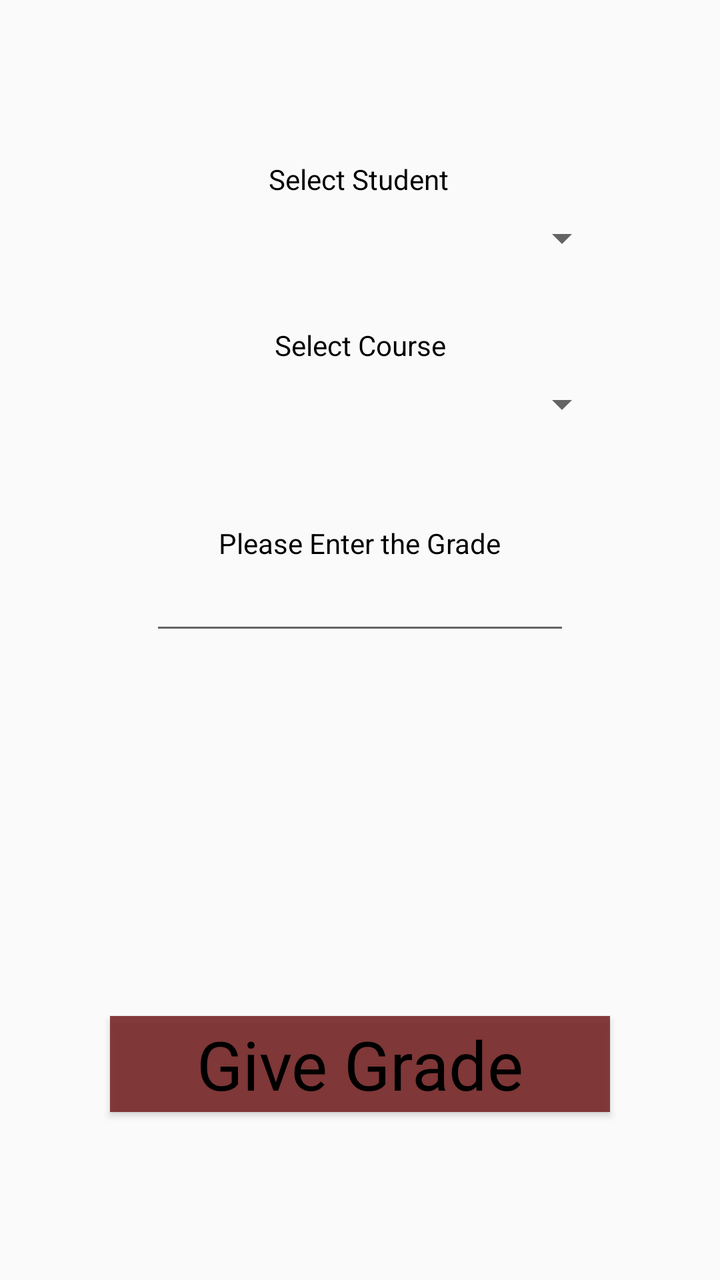
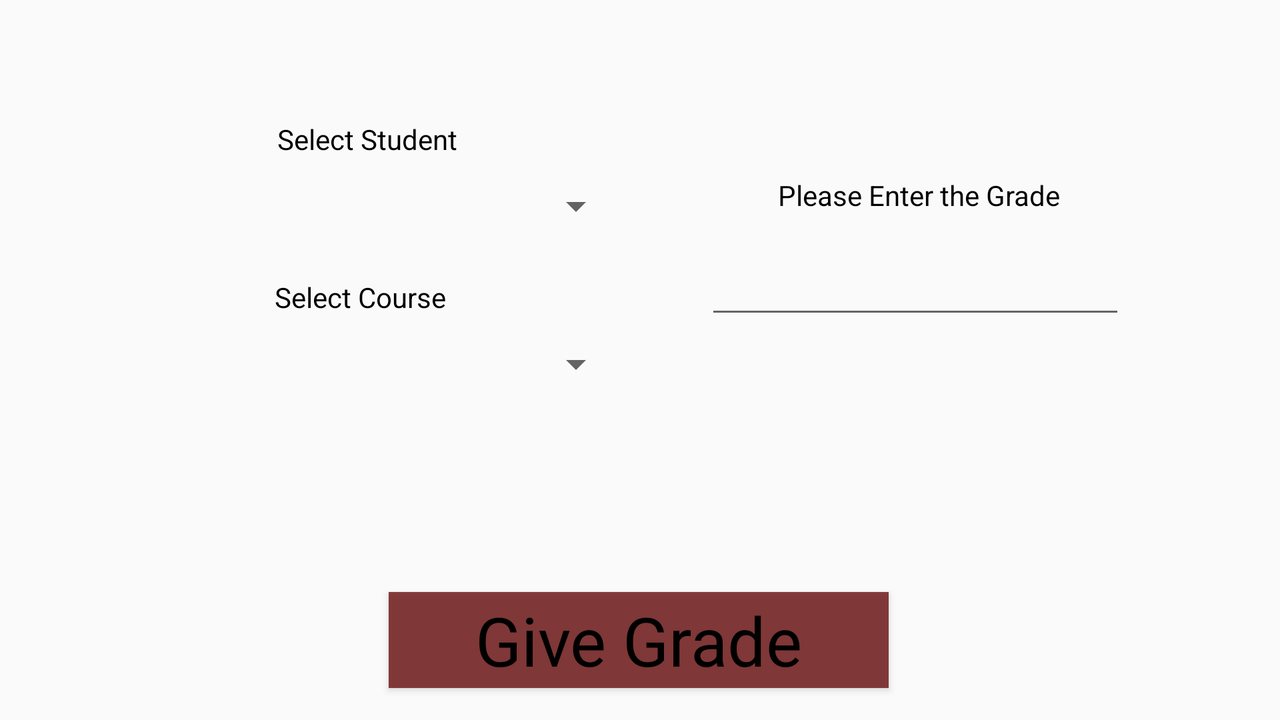

First picture: res/layout/ on a phone held upright. Second picture: the repository's own variant of that layout, on a device whose configuration matches the variant's folder. Source for both follows.
<!-- AndroidManifest.xml: application theme AppTheme -->
<!-- res/layout/activity_instructor_edit_grade.xml -->
<?xml version="1.0" encoding="utf-8"?>
<android.support.constraint.ConstraintLayout xmlns:android="http://schemas.android.com/apk/res/android"
    xmlns:app="http://schemas.android.com/apk/res-auto"
    xmlns:tools="http://schemas.android.com/tools"
    android:layout_width="match_parent"
    android:layout_height="match_parent"
    tools:context="okuyucu.sabanciuniv.edu.courseweb.InstructorEditGrade">

    <TextView
        android:id="@+id/textView19"
        android:layout_width="wrap_content"
        android:layout_height="wrap_content"
        android:layout_marginTop="80dp"
        android:text="Select Student"
        app:layout_constraintEnd_toEndOf="parent"
        app:layout_constraintHorizontal_bias="0.498"
        app:layout_constraintStart_toStartOf="parent"
        app:layout_constraintTop_toTopOf="parent" />

    <Spinner
        android:id="@+id/studentSelectSpinner"
        android:layout_width="250dp"
        android:layout_height="wrap_content"
        android:layout_marginEnd="8dp"
        android:layout_marginStart="8dp"
        android:layout_marginTop="8dp"
        app:layout_constraintEnd_toEndOf="parent"
        app:layout_constraintStart_toStartOf="parent"
        app:layout_constraintTop_toBottomOf="@+id/textView19" />

    <TextView
        android:id="@+id/textView20"
        android:layout_width="wrap_content"
        android:layout_height="wrap_content"
        android:layout_marginTop="32dp"
        android:text="Select Course"
        app:layout_constraintEnd_toEndOf="parent"
        app:layout_constraintStart_toStartOf="parent"
        app:layout_constraintTop_toBottomOf="@+id/studentSelectSpinner" />

    <Spinner
        android:id="@+id/selectCourseSpinner"
        android:layout_width="250dp"
        android:layout_height="wrap_content"
        android:layout_marginTop="8dp"
        app:layout_constraintEnd_toEndOf="parent"
        app:layout_constraintStart_toStartOf="parent"
        app:layout_constraintTop_toBottomOf="@+id/textView20" />

    <TextView
        android:id="@+id/textView21"
        android:layout_width="wrap_content"
        android:layout_height="wrap_content"
        android:layout_marginTop="48dp"
        android:text="Please Enter the Grade"
        app:layout_constraintEnd_toEndOf="parent"
        app:layout_constraintStart_toStartOf="parent"
        app:layout_constraintTop_toBottomOf="@+id/selectCourseSpinner" />

    <EditText
        android:id="@+id/gradeEditText"
        android:layout_width="wrap_content"
        android:layout_height="wrap_content"
        android:ems="10"
        android:inputType="textPersonName"
        app:layout_constraintEnd_toEndOf="parent"
        app:layout_constraintStart_toStartOf="parent"
        app:layout_constraintTop_toBottomOf="@+id/textView21" />

    <Button
        android:id="@+id/instructorGradeButton"
        android:layout_width="250dp"
        android:layout_height="wrap_content"
        android:layout_marginBottom="84dp"
        android:background="@color/gre"
        android:text="Give Grade"
        android:textAppearance="@style/TextAppearance.AppCompat.Display1"
        app:layout_constraintBottom_toBottomOf="parent"
        app:layout_constraintEnd_toEndOf="parent"
        app:layout_constraintStart_toStartOf="parent" />

</android.support.constraint.ConstraintLayout>
<!-- resources referenced by this layout -->
<resources>
  <color name="gre">#dc732020</color>
  <style name="AppTheme" parent="Theme.AppCompat.Light.DarkActionBar">
          
          <item name="colorPrimary">@color/colorPrimary</item>
          <item name="colorPrimaryDark">@color/colorPrimaryDark</item>
          <item name="colorAccent">@color/colorAccent</item>
          <item name="android:textColor">@color/text_primary</item>
      </style>
  <color name="colorPrimary">#aaaaaa</color>
  <color name="colorPrimaryDark">#e1000000</color>
  <color name="colorAccent">#FF4081</color>
  <color name="text_primary">#000000</color>
</resources>
<!-- res/layout-land/activity_instructor_edit_grade.xml (the repository's variant of the layout above) -->
<!-- drawn on the phone turned sideways -->
<?xml version="1.0" encoding="utf-8"?>
<android.support.constraint.ConstraintLayout xmlns:android="http://schemas.android.com/apk/res/android"
    xmlns:app="http://schemas.android.com/apk/res-auto"
    xmlns:tools="http://schemas.android.com/tools"
    android:layout_width="match_parent"
    android:layout_height="match_parent"
    tools:context="okuyucu.sabanciuniv.edu.courseweb.InstructorEditGrade">

    <TextView
        android:id="@+id/textView19"
        android:layout_width="wrap_content"
        android:layout_height="wrap_content"
        android:layout_marginTop="60dp"
        android:text="Select Student"
        app:layout_constraintEnd_toEndOf="parent"
        app:layout_constraintHorizontal_bias="0.252"
        app:layout_constraintStart_toStartOf="parent"
        app:layout_constraintTop_toTopOf="parent" />

    <Spinner
        android:id="@+id/studentSelectSpinner"
        android:layout_width="250dp"
        android:layout_height="wrap_content"
        android:layout_marginTop="12dp"
        app:layout_constraintEnd_toEndOf="parent"
        app:layout_constraintHorizontal_bias="0.159"
        app:layout_constraintStart_toStartOf="parent"
        app:layout_constraintTop_toBottomOf="@+id/textView19" />

    <TextView
        android:id="@+id/textView20"
        android:layout_width="wrap_content"
        android:layout_height="wrap_content"
        android:layout_marginTop="24dp"
        android:text="Select Course"
        app:layout_constraintEnd_toEndOf="parent"
        app:layout_constraintHorizontal_bias="0.248"
        app:layout_constraintStart_toStartOf="parent"
        app:layout_constraintTop_toBottomOf="@+id/studentSelectSpinner" />

    <Spinner
        android:id="@+id/selectCourseSpinner"
        android:layout_width="250dp"
        android:layout_height="wrap_content"
        android:layout_marginTop="12dp"
        app:layout_constraintEnd_toEndOf="parent"
        app:layout_constraintHorizontal_bias="0.159"
        app:layout_constraintStart_toStartOf="parent"
        app:layout_constraintTop_toBottomOf="@+id/textView20" />

    <TextView
        android:id="@+id/textView21"
        android:layout_width="wrap_content"
        android:layout_height="wrap_content"
        android:layout_marginTop="88dp"
        android:text="Please Enter the Grade"
        app:layout_constraintEnd_toEndOf="parent"
        app:layout_constraintHorizontal_bias="0.78"
        app:layout_constraintStart_toStartOf="parent"
        app:layout_constraintTop_toTopOf="parent" />

    <EditText
        android:id="@+id/gradeEditText"
        android:layout_width="wrap_content"
        android:layout_height="wrap_content"
        android:layout_marginTop="16dp"
        android:ems="10"
        android:inputType="textPersonName"
        app:layout_constraintEnd_toEndOf="parent"
        app:layout_constraintHorizontal_bias="0.82"
        app:layout_constraintStart_toStartOf="parent"
        app:layout_constraintTop_toBottomOf="@+id/textView21" />

    <Button
        android:id="@+id/instructorGradeButton"
        android:layout_width="250dp"
        android:layout_height="wrap_content"
        android:layout_marginBottom="16dp"
        android:background="@color/gre"
        android:text="Give Grade"
        android:textAppearance="@style/TextAppearance.AppCompat.Display1"
        app:layout_constraintBottom_toBottomOf="parent"
        app:layout_constraintEnd_toEndOf="parent"
        app:layout_constraintHorizontal_bias="0.498"
        app:layout_constraintStart_toStartOf="parent" />

</android.support.constraint.ConstraintLayout>
